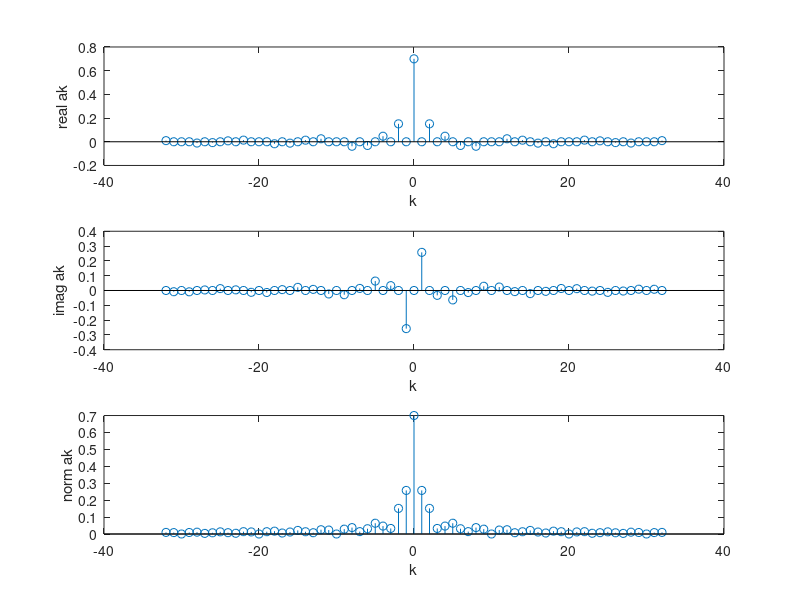
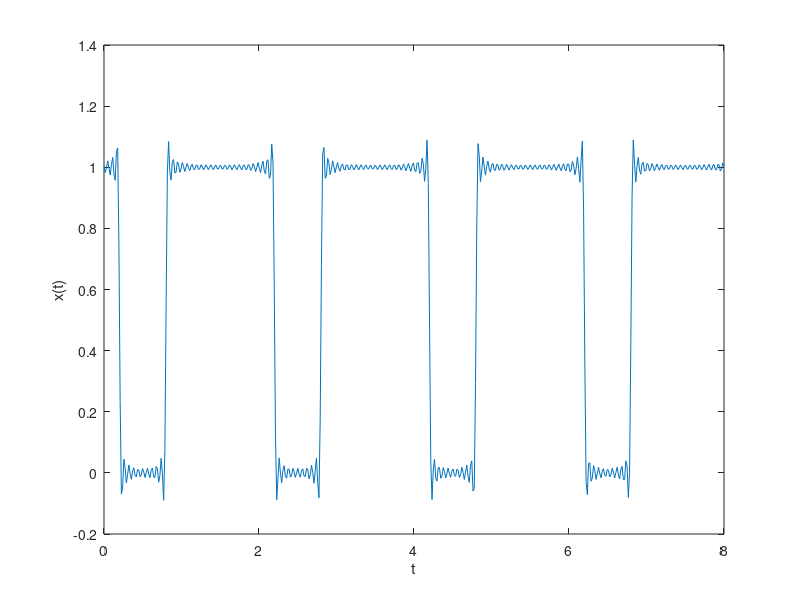

Reproduce these figures in MATLAB, in order.
% series de Fourier tiempo continuo 

% numero de armonicas a calcular
N = 32;

% Periodo
T = 2.0;    
% Parte del periodo donde x(t) == 1
T1 = 0.7 * T;
% Demora
Td = 0.4 * T;

a0 = T1 / T;

k = (1:N)';
ak =  T1/ T  * exp(-j * k * 2 * pi * Td/T) .* ...
(1 - exp(-j * k * 2 * pi * T1 / T)) ./ ...
(j * k * 2 * pi * T1/ T);

% Dominio de la frecuencia
% preparando la grafica
K = (-N:1:N)';
akn = ak(end:-1:1);
AK = [conj(akn);a0; ak];
magAK = sqrt(conj(AK).*AK);


h1 = figure(1); clf
subplot(3, 1, 1);
stem(K, real(AK));
xlabel('k');
ylabel('real ak')
subplot(3, 1, 2);
stem(K, imag(AK));
xlabel('k');
ylabel('imag ak')
subplot(3, 1, 3);
stem(K, magAK);
xlabel('k');
ylabel('norm ak')
print('dominio_frecuencia_bravo.png')
% Dominio del tiempo
% Preparando la grafica
puntos=500;
t = linspace(0, 4*T,puntos);
xt = zeros(size(t));
for n=1:puntos,
        expo = exp(j * K' * 2 * pi * t(n) / T);
        xt(n) = expo * AK;
end;
 h2 = figure(2); clf
 plot(t, xt)
 xlabel('t')
 ylabel('x(t)')
 print('dominio_tiempo_bravo.png')
